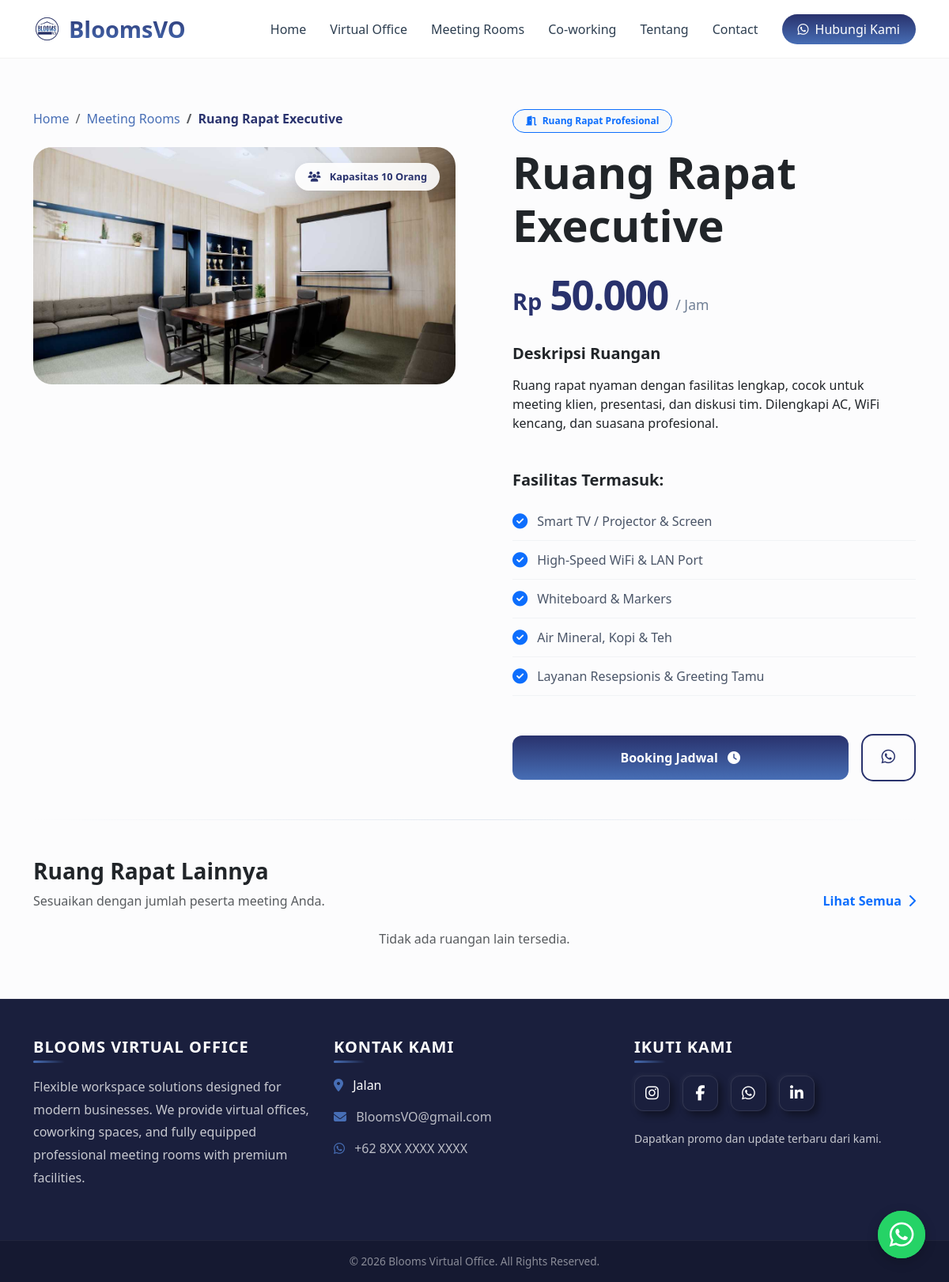
The page /meeting/ruang-rapat-executive/ on the database its author committed.
### virtualoffice/models.py (models this page shows, shortened)
class RuangRapat(models.Model):
    nama = models.CharField(max_length=100)
    slug = models.SlugField(blank=True, unique=True)
    harga_per_jam = models.DecimalField(max_digits=12, decimal_places=0)
    deskripsi = models.TextField()
    kapasitas = models.IntegerField(default=0)
    gambar = models.ImageField(upload_to='ruang_rapat/', blank=True, null=True)
    aktif = models.BooleanField(default=True)

### virtualoffice/views.py (the view)
# urls.py: path('meeting/<slug:slug>/', views.ruang_rapat_detail, name='meeting_room_detail'),
def ruang_rapat_detail(request, slug):
    room = get_object_or_404(RuangRapat, slug=slug, aktif=True)
    ruang_lainnya = RuangRapat.objects.filter(aktif=True).exclude(slug=slug)
    return render(request, 'product_detail/meeting_room_detail.html', {
        'room': room,
        'ruang_lainnya': ruang_lainnya
    })

### virtualoffice/templates/product_detail/meeting_room_detail.html (shortened to what this page needs)
{% extends 'base.html' %}
{% load static %}
{% block extra_css %}
<link href="{% static 'css/package_detail.css' %}" rel="stylesheet">
<link href="{% static 'css/card_produk.css' %}" rel="stylesheet">
{% endblock %}
{% block content %}
<section class="container mt-5 pt-lg-5">
    <div class="row g-lg-5">
        <div class="col-md-6 mb-4 mb-md-0">
            <div class="product-sticky-container">
                <nav aria-label="breadcrumb" class="mb-4">
                    <ol class="breadcrumb">
                        <li class="breadcrumb-item"><a href="/">Home</a></li>
                        <li class="breadcrumb-item"><a href="{% url 'ruang_rapat' %}">Meeting Rooms</a></li>
                        <li class="breadcrumb-item active">{{ room.nama }}</li>
                    </ol>
                </nav>
                <div class="image-wrapper">
                    {% if room.gambar %}
                        <img src="{{ room.gambar.url }}" class="img-fluid rounded-4 shadow-lg product-main-img" alt="{{ room.nama }}">
                    {% else %}
                        <img src="{% static 'img/default-meeting.jpg' %}" class="img-fluid rounded-4 shadow-lg product-main-img" alt="Default Image">
                    {% endif %}
                    <div class="floating-trust-badge">
                        <i class="fas fa-users me-2"></i> Kapasitas {{ room.kapasitas }} Orang
                    </div>
                </div>
            </div>
        </div>
        <div class="col-md-6 ps-lg-5">
            <div class="product-info-card">
                <span class="badge bg-light text-primary border border-primary mb-3 px-3 py-2 rounded-pill">
                    <i class="fas fa-door-open me-1"></i> Ruang Rapat Profesional
                </span>
                <h1 class="display-4 fw-bold navy-blue-text mb-3">{{ room.nama }}</h1>
                <div class="price-tag mb-4">
                    <span class="currency">Rp</span>
                    <span class="amount">{{ room.harga_per_jam|floatformat:0 }}</span>
                    <span class="period">/ Jam</span>
                </div>
                <div class="description-box mb-5">
                    <h5 class="fw-bold navy-blue-text">Deskripsi Ruangan</h5>
                    <p class="text-muted lead">
                        {{ room.deskripsi|linebreaks }}
                    </p>
                </div>
                <div class="benefits-box mb-5">
                    <h5 class="fw-bold navy-blue-text mb-3">Fasilitas Termasuk:</h5>
                    <ul class="benefit-list">
                        <li><i class="fas fa-check-circle text-primary"></i> Smart TV / Projector & Screen</li>
                        <li><i class="fas fa-check-circle text-primary"></i> High-Speed WiFi & LAN Port</li>
                        <li><i class="fas fa-check-circle text-primary"></i> Whiteboard & Markers</li>
                        <li><i class="fas fa-check-circle text-primary"></i> Air Mineral, Kopi & Teh</li>
                        <li><i class="fas fa-check-circle text-primary"></i> Layanan Resepsionis & Greeting Tamu</li>
                    </ul>
                </div>
                <div class="action-area d-grid gap-3 d-md-flex align-items-center">
                    <button class="btn btn-navy-gradient open-order py-3 px-5 flex-grow-1"
                            data-type="meeting"
                            data-id="{{ room.id }}">
                        Booking Jadwal <i class="fas fa-clock ms-2"></i>
                    </button>
                    <a href="https://wa.me/628976632702?text=Halo, saya ingin sewa ruang rapat {{ room.nama }}" class="btn btn-outline-navy py-3 px-4">
                        <i class="fab fa-whatsapp fs-5"></i>
                    </a>
                </div>
            </div>
        </div>
    </div>
    <div class="section-divider my-5"></div>
    <div class="related-products pb-5">
        <div class="d-flex justify-content-between align-items-end mb-4">
            <div>
                <h3 class="fw-bold navy-blue-text">Ruang Rapat Lainnya</h3>
                <p class="text-muted mb-0">Sesuaikan dengan jumlah peserta meeting Anda.</p>
            </div>
            <a href="{% url 'ruang_rapat' %}" class="text-decoration-none fw-bold navy-blue-text">Lihat Semua <i class="fas fa-chevron-right ms-1"></i></a>
        </div>
        <div class="row g-4">
            {% for item in ruang_lainnya %}
                <div class="col-md-4">
                    {% include 'includes/card_produk.html' with item=item type='meeting' %}
                </div>
            {% empty %}
                <div class="col-12 text-center">
                    <p class="text-muted">Tidak ada ruangan lain tersedia.</p>
                </div>
            {% endfor %}
        </div>
    </div>
</section>
{% endblock %}

### virtualoffice/static/css/base.css (style rules this page uses)
body { background-color: #fcfcfd; }

### virtualoffice/static/css/package_detail.css (style rules this page uses)
:root { --navy-deep: #29326d; --navy-royal: #476eb5; --navy-gradient: linear-gradient(180deg, #29326d 0%, #476eb5 100%); --bg-light: #fcfcfd; --white: #ffffff; }
.breadcrumb-item a { color: var(--navy-royal); text-decoration: none; font-weight: 500; }
.breadcrumb-item.active { color: var(--navy-deep); font-weight: 700; }
.product-sticky-container { position: sticky; top: 100px; }
.image-wrapper { position: relative; border-radius: 24px; overflow: hidden; }
.product-main-img { width: 100%; transition: transform 0.6s cubic-bezier(0.165, 0.84, 0.44, 1); }
.floating-trust-badge { position: absolute; top: 20px; right: 20px; background: rgba(255, 255, 255, 0.9); backdrop-filter: blur(10px); padding: 8px 16px; border-radius: 50px; font-weight: 600; color: var(--navy-deep); font-size: 0.8rem; box-shadow: 0 5px 15px rgba(0,0,0,0.1); }
.price-tag { display: flex; align-items: baseline; gap: 10px; }
.price-tag .currency { font-size: 1.8rem; font-weight: 700; color: var(--navy-deep); }
.price-tag .amount { font-size: 3.2rem; font-weight: 900; color: var(--navy-deep); letter-spacing: -2px; }
.price-tag .period { color: #718096; font-size: 1.1rem; font-weight: 500; }
.benefit-list { list-style: none; padding: 0; }
.benefit-list li { padding: 12px 0; border-bottom: 1px solid #f1f3f5; color: #4a5568; display: flex; align-items: center; gap: 12px; }
.benefit-list li i { color: #38a169; font-size: 1.2rem; }
.btn-navy-gradient { background: var(--navy-gradient); color: white !important; border: none; border-radius: 15px; font-weight: 700; transition: all 0.3s ease; }
.btn-outline-navy { border: 2px solid var(--navy-deep); color: var(--navy-deep); border-radius: 15px; font-weight: 700; transition: all 0.3s ease; }
.section-divider { height: 1px; background: linear-gradient(90deg, transparent, #e2e8f0, transparent); }

### virtualoffice/static/css/card_produk.css (style rules this page uses)
.btn-navy-gradient { background: linear-gradient(180deg, #29326d 0%, #476eb5 100%); color: white !important; border: none; border-radius: 12px; font-weight: 600; transition: 0.3s; }

### rows shown on the page
RuangRapat: nama "Ruang Rapat Executive", gambar (picture), kapasitas "10", harga_per_jam "50.000", deskripsi "Ruang rapat nyaman dengan fasilitas lengkap, cocok untuk meeting klien, presentasi, dan diskusi tim. Dilengkapi AC, WiFi kencang, dan suasana profesional."
